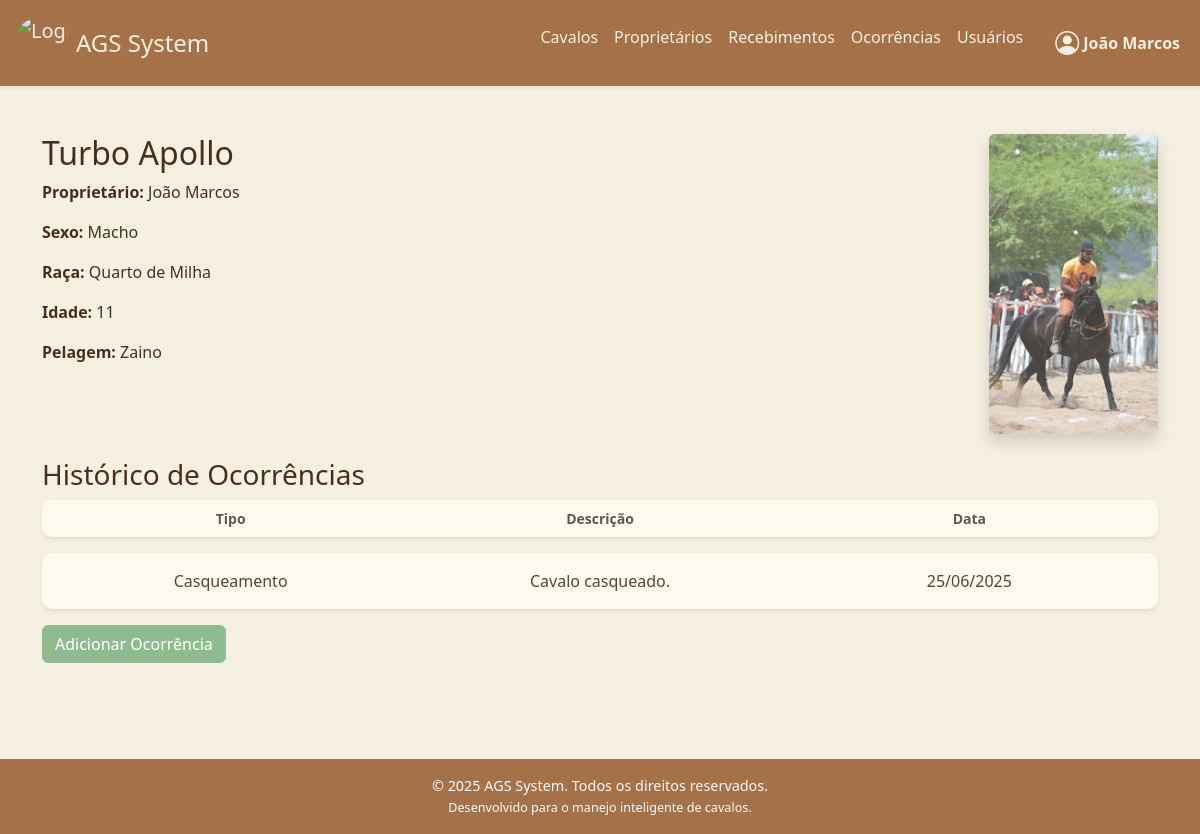
The page /cavalo/1 (signed in) on the database its author committed.
### tables this page shows
CREATE TABLE proprietario (
            id INTEGER PRIMARY KEY AUTOINCREMENT,
            nome TEXT NOT NULL,
            telefone TEXT
        );

CREATE TABLE cavalos (
            id INTEGER PRIMARY KEY AUTOINCREMENT,
            nome TEXT NOT NULL,
            sexo_id INTEGER,
            raca_id INTEGER,
            idade INTEGER,
            pelagem_id INTEGER,
            proprietario_id INTEGER,
            imagem TEXT,
            FOREIGN KEY (sexo_id) REFERENCES sexo(id),
            FOREIGN KEY (raca_id) REFERENCES raca(id),
            FOREIGN KEY (pelagem_id) REFERENCES pelagem(id),
            FOREIGN KEY (proprietario_id) REFERENCES proprietario(id)
        );

CREATE TABLE sexo (
            id INTEGER PRIMARY KEY AUTOINCREMENT,
            sexo TEXT NOT NULL
        );

CREATE TABLE raca (
            id INTEGER PRIMARY KEY AUTOINCREMENT,
            raca TEXT NOT NULL
        );

CREATE TABLE pelagem (
            id INTEGER PRIMARY KEY AUTOINCREMENT,
            pelagem TEXT NOT NULL
        );

CREATE TABLE ocorrencias (
            id INTEGER PRIMARY KEY AUTOINCREMENT,
            cavalo_id INTEGER NOT NULL,
            tipo TEXT NOT NULL,
            descricao TEXT,
            data TEXT DEFAULT CURRENT_TIMESTAMP,
            proprietario_id INTEGER,
            FOREIGN KEY (cavalo_id) REFERENCES cavalos(id)
            FOREIGN KEY (proprietario_id) REFERENCES proprietario(id)
        );

### app.py (the view)
@app.route('/cavalo/<int:id>')
def detalhesCavalo(id):
    conn = conexao()
    cavalo = conn.execute('''
        SELECT c.*, s.sexo, r.raca, p.pelagem, pr.nome AS nome_proprietario
        FROM cavalos c
        LEFT JOIN sexo s ON c.sexo_id = s.id
        LEFT JOIN raca r ON c.raca_id = r.id
        LEFT JOIN pelagem p ON c.pelagem_id = p.id
        LEFT JOIN proprietario pr ON c.proprietario_id = pr.id
        WHERE c.id = ?
    ''', (id,)).fetchone()
    ocorrencias = conn.execute('''
        SELECT ocorrencias.*,
        cavalos.nome AS nome_cavalo,
        proprietario.nome AS nome_proprietario
        FROM ocorrencias
        JOIN cavalos ON ocorrencias.cavalo_id = cavalos.id
        JOIN proprietario ON ocorrencias.proprietario_id = proprietario.id
        WHERE ocorrencias.cavalo_id = ?
        ORDER BY ocorrencias.data DESC
    ''', (id,)).fetchall()
    conn.close()
    formatted_ocorrencias_data = []
    for ocorrencia in ocorrencias:
        ocorrencia_dict = dict(ocorrencia)
        ocorrencia_dict['data'] = datetime.strptime(ocorrencia_dict['data'], '%Y-%m-%d').strftime('%d/%m/%Y')
        formatted_ocorrencias_data.append(ocorrencia_dict)
    return render_template('detalhes_cavalos.html', cavalo=cavalo, ocorrencias=formatted_ocorrencias_data)

### app.py (called while the page is built)
@app.context_processor
def inject_now():
    return {'now': datetime.now()}

### database.py (called while the page is built)
def conexao():
    conn = sqlite3.connect(db_path)
    conn.row_factory = sqlite3.Row
    return conn

### templates/detalhes_cavalos.html
{% extends 'base.html' %} {% block content %}
<div class="row">
  <div class="col-md-8">
    <h2>{{ cavalo.nome }}</h2>
    <p><strong>Proprietário:</strong> {{ cavalo.nome_proprietario }}</p>
    <p><strong>Sexo:</strong> {{ cavalo.sexo }}</p>
    <p><strong>Raça:</strong> {{ cavalo.raca }}</p>
    <p><strong>Idade:</strong> {{ cavalo.idade }}</p>
    <p><strong>Pelagem:</strong> {{ cavalo.pelagem }}</p>
  </div>
  <div class="col-md-4 text-end">
    <img
      src="{{ url_for('static', filename='uploads/' + cavalo['imagem']) }}"
      class="img-fluid rounded shadow"
      style="max-height: 300px"
      alt="Foto do Cavalo"
    />
  </div>
</div>
<h3 class="mt-4">Histórico de Ocorrências</h3>
<div class="d-flex flex-column gap-3">
  <div class="card px-3 py-2 shadow-sm">
    <div class="row align-items-center">
      <div class="col-md-4 fw-bold text-muted small text-center">Tipo</div>
      <div class="col-md-4 fw-bold text-muted small text-center">Descrição</div>
      <div class="col-md-4 fw-bold text-muted small text-center">Data</div>
    </div>
  </div>
  {% for o in ocorrencias %}
  <div class="card p-3 shadow-sm">
    <div class="row align-items-center">
      <div class="col-md-4 text-center">{{ o['tipo'] }}</div>
      <div class="col-md-4 text-center">{{ o['descricao'] }}</div>
      <div class="col-md-4 text-center">{{ o['data'] }}</div>
    </div>
  </div>
  {% endfor %}
</div>
<a
  href="{{ url_for('novaOcorrencia', id=cavalo.id) }}"
  class="btn btn-success mt-3"
  >Adicionar Ocorrência</a
>
{% endblock %}

### templates/base.html (shortened to what this page needs)
<!DOCTYPE html>
<html lang="pt-br">
  <head>
    <link
      href="https://cdn.jsdelivr.net/npm/bootstrap@5.3.0/dist/css/bootstrap.min.css"
      rel="stylesheet"
    />
    <link
      rel="stylesheet"
      href="{{ url_for('static', filename='css/style.css') }}"
    />
    <link
      href="https://cdn.jsdelivr.net/npm/bootstrap-icons@1.10.5/font/bootstrap-icons.css"
      rel="stylesheet"
    />
  </head>
  <body class="bg-custom-light text-custom-dark">
    <nav class="navbar navbar-expand-lg navbar-dark bg-custom-dark shadow-sm">
      <div class="container-fluid">
        <a
          class="navbar-brand d-flex align-items-center"
          href="{{ url_for('home') }}"
        >
          <img
            src="{{ url_for('static', filename='img/logo.png') }}"
            alt="Logo"
            width="50"
            height="50"
            class="d-inline-block align-text-top me-1 rounded-circle"
          />
          <span class="fs-4">AGS System</span>
        </a>
        <div
          class="collapse navbar-collapse justify-content-end"
          id="navbarNav"
        >
          <ul class="navbar-nav">
            <li class="nav-item">
              <a class="nav-link text-light" href="{{ url_for('cavalos') }}"
                >Cavalos</a
              >
            </li>
            <li class="nav-item">
              <a
                class="nav-link text-light"
                href="{{ url_for('proprietarios') }}"
                >Proprietários</a
              >
            </li>
            <li class="nav-item">
              <a
                class="nav-link text-light"
                href="{{ url_for('recebimentos') }}"
                >Recebimentos</a
              >
            </li>
            <li class="nav-item">
              <a class="nav-link text-light" href="{{ url_for('ocorrencias') }}"
                >Ocorrências</a
              >
            </li>
            <li class="nav-item">
              <a class="nav-link text-light" href="{{ url_for('usuarios') }}"
                >Usuários</a
              >
            </li>
            <li class="nav-item dropdown ms-3">
              <a
                class="nav-link d-flex align-items-center"
                href="#"
                id="usuarioDropdown"
                role="button"
                data-bs-toggle="dropdown"
                aria-expanded="false"
              >
                <i class="bi bi-person-circle fs-4 me-1"></i>
                <span class="fw-semibold">{{ session['usuario_nome'] }}</span>
              </a>
            </li>
          </ul>
        </div>
      </div>
    </nav>
    <div class="container py-5">{% block content %}{% endblock %}</div>
    <footer class="bg-custom-dark text-light mt-5 py-3">
      <div class="container text-center">
        <p class="mb-0">
          &copy; {{ now.year }} AGS System. Todos os direitos reservados.
        </p>
        <small>Desenvolvido para o manejo inteligente de cavalos.</small>
      </div>
    </footer>
  </body>
</html>

### static/css/style.css (style rules this page uses)
body { background-color: #f5f0e1; color: #4a2e1d; font-family: "Segoe UI", sans-serif; min-height: 100vh; display: flex; flex-direction: column; }
.container.py-5 { flex-grow: 1; }
.navbar { background-color: #a47148; box-shadow: 0 2px 6px rgba(0, 0, 0, 0.05); }
.navbar-brand { display: flex; align-items: center; color: #f5f0e1 !important; }
.navbar-brand img { border-radius: 50%; width: 60px; height: 60px; padding: 3px; margin-right: 0.75rem; }
.navbar-brand span { font-size: 1.75rem; }
.nav-link { color: #f5f0e1 !important; }
.card, form { background-color: #fffaf0; border: none; border-radius: 10px; box-shadow: 0 2px 8px rgba(74, 46, 29, 0.1); color: #5e412e; }
.btn-success { background-color: #8fbc8f; border-color: #8fbc8f; color: #fff; }
footer { background-color: #a47148; color: #f5f0e1; padding: 20px; text-align: center; width: 100%; font-size: 0.9rem; margin-top: auto; }

### rows shown on the page
proprietario: usuario_nome "João Marcos", nome_proprietario "João Marcos"
cavalos: nome "Turbo Apollo", idade "11", imagem (picture)
sexo: sexo "Macho"
raca: raca "Quarto de Milha"
pelagem: pelagem "Zaino"
ocorrencias: tipo "Casqueamento", descricao "Cavalo casqueado.", data "25/06/2025"
